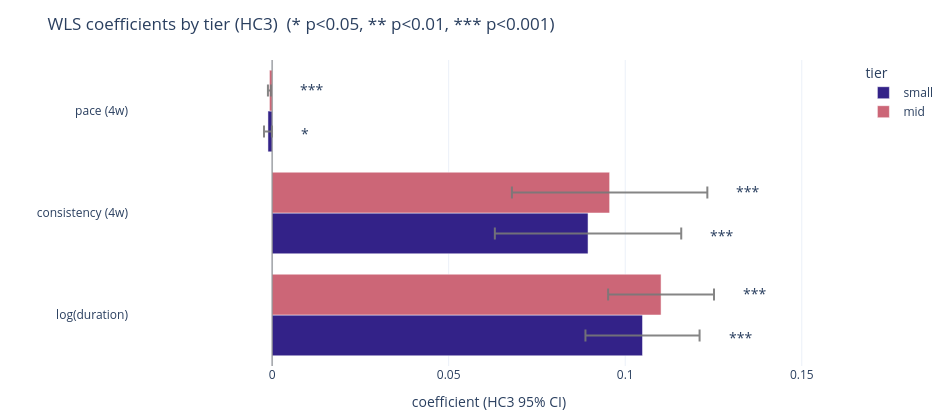
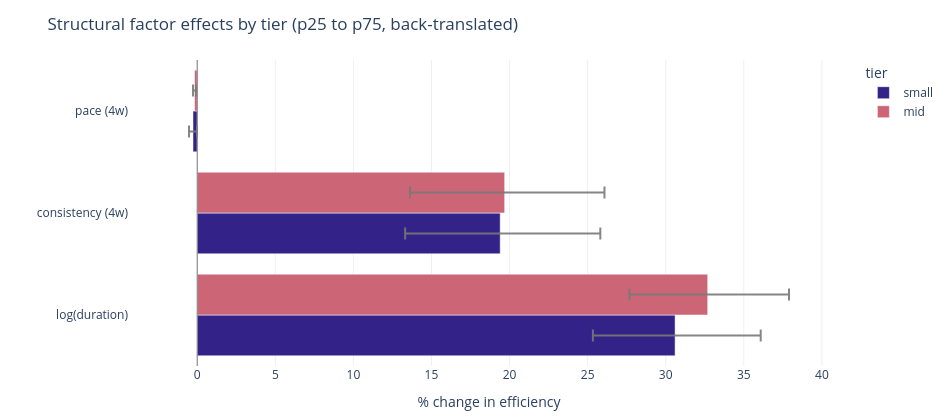
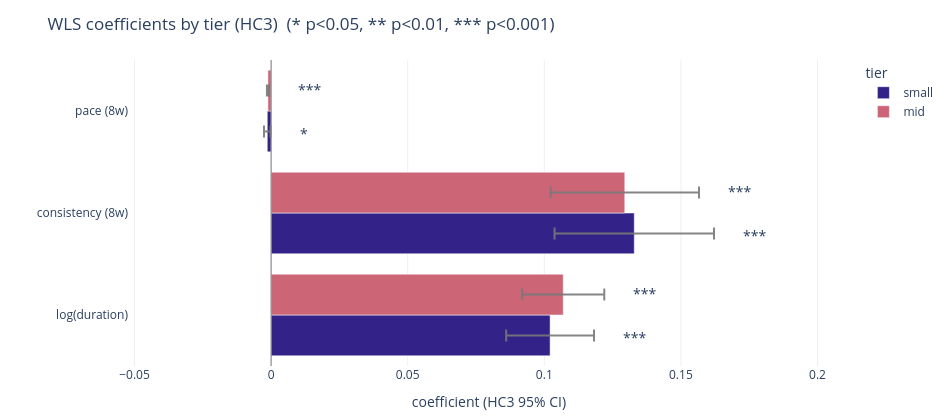
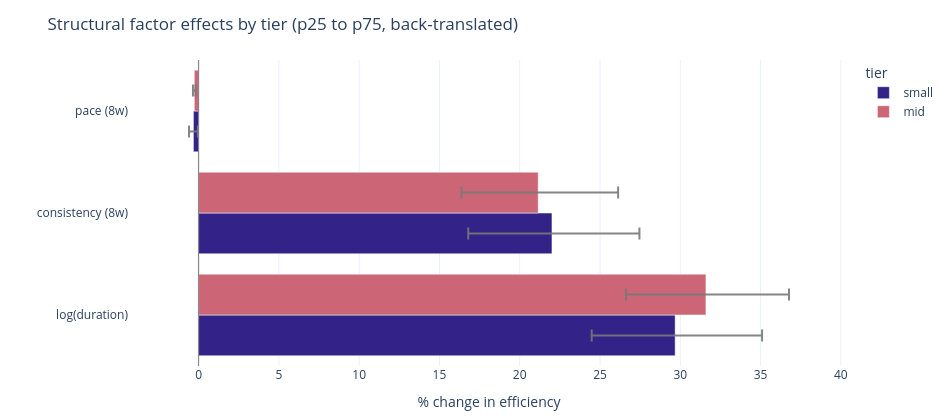

Source (notebook cell) for these figures, in order:
### Code cell
coefs_4_fig.show()
effects_4_fig.show()
coefs_8_fig.show()
effects_8_fig.show()
coefs_12_fig.show()
effects_12_fig.show()

### Figure 1 — Plotly figure (JSON) as saved in the notebook; plotly's stock layout.template omitted (floating-point values rounded to 4 significant figures)
{"data": [{"customdata": [[0.08874, 0.1211, 4.454e-37], [0.06308, 0.1159, 3.047e-11], [-0.002297, -5.966e-05, 0.03897]], "error_x": {"array": [0.01616, 0.02639, 0.001119], "arrayminus": [0.01616, 0.02639, 0.001119], "color": "rgba(120,120,120,0.9)", "symmetric": false, "thickness": 2, "type": "data", "width": 6}, "hovertemplate": "tier=%{fullData.name}<br>var=%{y}<br>beta=%{x:.6f}<br>CI=[%{customdata[0]:.6f}, %{customdata[1]:.6f}]<br>p=%{customdata[2]:.3g}<extra></extra>", "marker": {"color": "#332288"}, "name": "small", "orientation": "h", "type": "bar", "x": [0.1049, 0.08947, -0.001179], "y": ["log(duration)", "consistency (4w)", "pace (4w)"]}, {"customdata": [[0.09516, 0.1251, 5.009e-47], [0.06791, 0.1233, 1.284e-11], [-0.001184, -0.0003311, 0.0004982]], "error_x": {"array": [0.01499, 0.02767, 0.0004265], "arrayminus": [0.01499, 0.02767, 0.0004265], "color": "rgba(120,120,120,0.9)", "symmetric": false, "thickness": 2, "type": "data", "width": 6}, "hovertemplate": "tier=%{fullData.name}<br>var=%{y}<br>beta=%{x:.6f}<br>CI=[%{customdata[0]:.6f}, %{customdata[1]:.6f}]<br>p=%{customdata[2]:.3g}<extra></extra>", "marker": {"color": "#CC6677"}, "name": "mid", "orientation": "h", "type": "bar", "x": [0.1102, 0.09558, -0.0007576], "y": ["log(duration)", "consistency (4w)", "pace (4w)"]}], "layout": {"annotations": [{"font": {"size": 14}, "showarrow": false, "text": "***", "x": 0.1287, "xanchor": "left", "xref": "x", "y": "log(duration)", "yanchor": "middle", "yref": "y", "yshift": -22}, {"font": {"size": 14}, "showarrow": false, "text": "***", "x": 0.1235, "xanchor": "left", "xref": "x", "y": "consistency (4w)", "yanchor": "middle", "yref": "y", "yshift": -22}, {"font": {"size": 14}, "showarrow": false, "text": "*", "x": 0.007587, "xanchor": "left", "xref": "x", "y": "pace (4w)", "yanchor": "middle", "yref": "y", "yshift": -22}, {"font": {"size": 14}, "showarrow": false, "text": "***", "x": 0.1328, "xanchor": "left", "xref": "x", "y": "log(duration)", "yanchor": "middle", "yref": "y", "yshift": 22}, {"font": {"size": 14}, "showarrow": false, "text": "***", "x": 0.1309, "xanchor": "left", "xref": "x", "y": "consistency (4w)", "yanchor": "middle", "yref": "y", "yshift": 22}, {"font": {"size": 14}, "showarrow": false, "text": "***", "x": 0.007315, "xanchor": "left", "xref": "x", "y": "pace (4w)", "yanchor": "middle", "yref": "y", "yshift": 22}], "barmode": "group", "height": 420, "legend": {"title": {"text": "tier"}}, "margin": {"b": 40, "l": 110, "r": 40, "t": 60}, "paper_bgcolor": "white", "plot_bgcolor": "white", "shapes": [{"line": {"color": "gray", "width": 1}, "type": "line", "x0": 0, "x1": 0, "xref": "x", "y0": 0, "y1": 1, "yref": "y domain"}], "title": {"text": "WLS coefficients by tier (HC3)  (* p<0.05, ** p<0.01, *** p<0.001)"}, "width": 950, "xaxis": {"range": [-0.04053, 0.1634], "title": {"text": "coefficient (HC3 95% CI)"}}, "yaxis": {"title": {"text": ""}}}}

### Figure 2 — Plotly figure (JSON) as saved in the notebook; plotly's stock layout.template omitted (floating-point values rounded to 4 significant figures)
{"data": [{"customdata": [[25.34, 36.08], [13.32, 25.81], [-0.5276, -0.01374]], "error_x": {"array": [5.483, 6.411, 0.2573], "arrayminus": [5.262, 6.085, 0.2566], "color": "rgba(120,120,120,0.9)", "symmetric": false, "thickness": 2, "type": "data", "width": 6}, "hovertemplate": "tier=%{fullData.name}<br>var=%{y}<br>effect=%{x:.3f}%<br>CI=[%{customdata[0]:.3f}%, %{customdata[1]:.3f}%]<br><extra></extra>", "marker": {"color": "#332288"}, "name": "small", "orientation": "h", "type": "bar", "x": [30.6, 19.4, -0.271], "y": ["log(duration)", "consistency (4w)", "pace (4w)"]}, {"customdata": [[27.68, 37.89], [13.62, 26.08], [-0.2723, -0.07622]], "error_x": {"array": [5.207, 6.391, 0.09808], "arrayminus": [5.01, 6.067, 0.09799], "color": "rgba(120,120,120,0.9)", "symmetric": false, "thickness": 2, "type": "data", "width": 6}, "hovertemplate": "tier=%{fullData.name}<br>var=%{y}<br>effect=%{x:.3f}%<br>CI=[%{customdata[0]:.3f}%, %{customdata[1]:.3f}%]<br><extra></extra>", "marker": {"color": "#CC6677"}, "name": "mid", "orientation": "h", "type": "bar", "x": [32.69, 19.69, -0.1743], "y": ["log(duration)", "consistency (4w)", "pace (4w)"]}], "layout": {"barmode": "group", "height": 420, "legend": {"title": {"text": "tier"}}, "margin": {"b": 40, "l": 110, "r": 40, "t": 60}, "paper_bgcolor": "white", "plot_bgcolor": "white", "shapes": [{"line": {"color": "gray", "width": 1}, "type": "line", "x0": 0, "x1": 0, "xref": "x", "y0": 0, "y1": 1, "yref": "y domain"}], "title": {"text": "Structural factor effects by tier (p25 to p75, back-translated)"}, "width": 950, "xaxis": {"range": [-4.37, 41.74], "title": {"text": "% change in efficiency"}}, "yaxis": {"title": {"text": ""}}}}

### Figure 3 — Plotly figure (JSON) as saved in the notebook; plotly's stock layout.template omitted (floating-point values rounded to 4 significant figures)
{"data": [{"customdata": [[0.08605, 0.1182, 1.327e-35], [0.1038, 0.1621, 4.324e-19], [-0.002603, -0.0002037, 0.02186]], "error_x": {"array": [0.01607, 0.02918, 0.0012], "arrayminus": [0.01607, 0.02918, 0.0012], "color": "rgba(120,120,120,0.9)", "symmetric": false, "thickness": 2, "type": "data", "width": 6}, "hovertemplate": "tier=%{fullData.name}<br>var=%{y}<br>beta=%{x:.6f}<br>CI=[%{customdata[0]:.6f}, %{customdata[1]:.6f}]<br>p=%{customdata[2]:.3g}<extra></extra>", "marker": {"color": "#332288"}, "name": "small", "orientation": "h", "type": "bar", "x": [0.1021, 0.1329, -0.001403], "y": ["log(duration)", "consistency (8w)", "pace (8w)"]}, {"customdata": [[0.09192, 0.122, 2.783e-44], [0.1023, 0.1566, 9.543e-21], [-0.001522, -0.0008133, 1.064e-10]], "error_x": {"array": [0.01502, 0.02716, 0.0003544], "arrayminus": [0.01502, 0.02716, 0.0003544], "color": "rgba(120,120,120,0.9)", "symmetric": false, "thickness": 2, "type": "data", "width": 6}, "hovertemplate": "tier=%{fullData.name}<br>var=%{y}<br>beta=%{x:.6f}<br>CI=[%{customdata[0]:.6f}, %{customdata[1]:.6f}]<br>p=%{customdata[2]:.3g}<extra></extra>", "marker": {"color": "#CC6677"}, "name": "mid", "orientation": "h", "type": "bar", "x": [0.1069, 0.1295, -0.001168], "y": ["log(duration)", "consistency (8w)", "pace (8w)"]}], "layout": {"annotations": [{"font": {"size": 14}, "showarrow": false, "text": "***", "x": 0.1281, "xanchor": "left", "xref": "x", "y": "log(duration)", "yanchor": "middle", "yref": "y", "yshift": -22}, {"font": {"size": 14}, "showarrow": false, "text": "***", "x": 0.172, "xanchor": "left", "xref": "x", "y": "consistency (8w)", "yanchor": "middle", "yref": "y", "yshift": -22}, {"font": {"size": 14}, "showarrow": false, "text": "*", "x": 0.00968, "xanchor": "left", "xref": "x", "y": "pace (8w)", "yanchor": "middle", "yref": "y", "yshift": -22}, {"font": {"size": 14}, "showarrow": false, "text": "***", "x": 0.1318, "xanchor": "left", "xref": "x", "y": "log(duration)", "yanchor": "middle", "yref": "y", "yshift": 22}, {"font": {"size": 14}, "showarrow": false, "text": "***", "x": 0.1665, "xanchor": "left", "xref": "x", "y": "consistency (8w)", "yanchor": "middle", "yref": "y", "yshift": 22}, {"font": {"size": 14}, "showarrow": false, "text": "***", "x": 0.00907, "xanchor": "left", "xref": "x", "y": "pace (8w)", "yanchor": "middle", "yref": "y", "yshift": 22}], "barmode": "group", "height": 420, "legend": {"title": {"text": "tier"}}, "margin": {"b": 40, "l": 110, "r": 40, "t": 60}, "paper_bgcolor": "white", "plot_bgcolor": "white", "shapes": [{"line": {"color": "gray", "width": 1}, "type": "line", "x0": 0, "x1": 0, "xref": "x", "y0": 0, "y1": 1, "yref": "y domain"}], "title": {"text": "WLS coefficients by tier (HC3)  (* p<0.05, ** p<0.01, *** p<0.001)"}, "width": 950, "xaxis": {"range": [-0.05202, 0.2115], "title": {"text": "coefficient (HC3 95% CI)"}}, "yaxis": {"title": {"text": ""}}}}

### Figure 4 — Plotly figure (JSON) as saved in the notebook; plotly's stock layout.template omitted (floating-point values rounded to 4 significant figures)
{"data": [{"customdata": [[24.48, 35.09], [16.8, 27.45], [-0.5975, -0.04689]], "error_x": {"array": [5.414, 5.446, 0.2757], "arrayminus": [5.197, 5.213, 0.275], "color": "rgba(120,120,120,0.9)", "symmetric": false, "thickness": 2, "type": "data", "width": 6}, "hovertemplate": "tier=%{fullData.name}<br>var=%{y}<br>effect=%{x:.3f}%<br>CI=[%{customdata[0]:.3f}%, %{customdata[1]:.3f}%]<br><extra></extra>", "marker": {"color": "#332288"}, "name": "small", "orientation": "h", "type": "bar", "x": [29.68, 22.01, -0.3226], "y": ["log(duration)", "consistency (8w)", "pace (8w)"]}, {"customdata": [[26.62, 36.77], [16.37, 26.13], [-0.3499, -0.1871]], "error_x": {"array": [5.173, 4.977, 0.08142], "arrayminus": [4.977, 4.78, 0.08136], "color": "rgba(120,120,120,0.9)", "symmetric": false, "thickness": 2, "type": "data", "width": 6}, "hovertemplate": "tier=%{fullData.name}<br>var=%{y}<br>effect=%{x:.3f}%<br>CI=[%{customdata[0]:.3f}%, %{customdata[1]:.3f}%]<br><extra></extra>", "marker": {"color": "#CC6677"}, "name": "mid", "orientation": "h", "type": "bar", "x": [31.6, 21.15, -0.2685], "y": ["log(duration)", "consistency (8w)", "pace (8w)"]}], "layout": {"barmode": "group", "height": 420, "legend": {"title": {"text": "tier"}}, "margin": {"b": 40, "l": 110, "r": 40, "t": 60}, "paper_bgcolor": "white", "plot_bgcolor": "white", "shapes": [{"line": {"color": "gray", "width": 1}, "type": "line", "x0": 0, "x1": 0, "xref": "x", "y0": 0, "y1": 1, "yref": "y domain"}], "title": {"text": "Structural factor effects by tier (p25 to p75, back-translated)"}, "width": 950, "xaxis": {"range": [-4.334, 40.51], "title": {"text": "% change in efficiency"}}, "yaxis": {"title": {"text": ""}}}}
